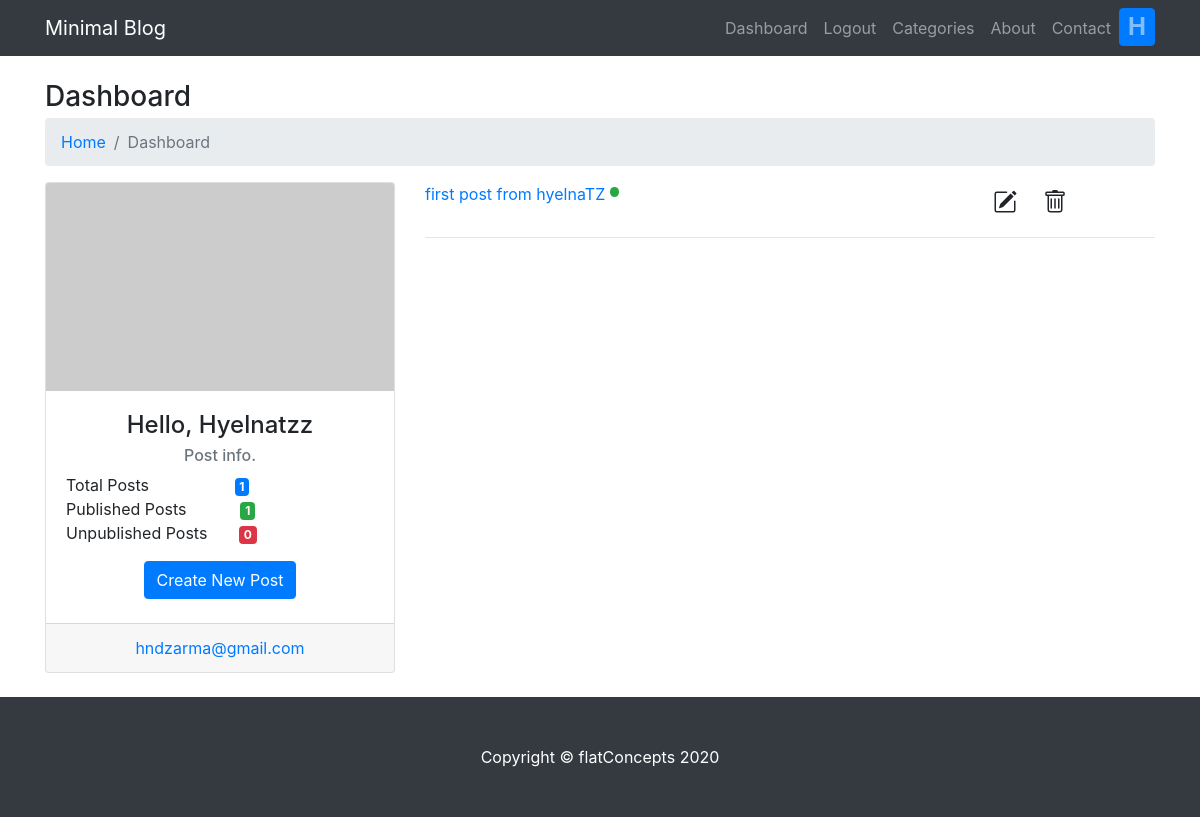
Screenshot of /user/ (signed in) with the database file from the repository.
### models.py (models this page shows, shortened)
class User(db.Model, UserMixin):
    __tablename__ = 'users'
    id = db.Column(db.Integer,
                   primary_key=True)
    username = db.Column(db.String(20),
                         nullable=False,
                         unique=True)
    email = db.Column(db.String(40),
                      unique=True,
                      nullable=False)
    full_name = db.Column(db.String(100),
                          unique=False,
                          nullable=False)
    dob = db.Column(db.String,
                          unique=False,
                          nullable=False)
    bio = db.Column(db.String(500),
                          unique=False,
                          nullable=False)
    password = db.Column(db.String(200),
                         unique=False,
                         nullable=False)
    date_registered = db.Column(db.String,
                                nullable = False,
                                default=datetime.now())
    posts = db.relationship('Post', backref=db.backref('author'))

class Post(db.Model, UserMixin):
    __tablename__ = 'post'
    id = db.Column(db.Integer,
                   primary_key=True)
    title = db.Column(db.String(200),
                      nullable=False,
                      unique=False)
    subtitle = db.Column(db.String(200),
                         unique=False,
                         nullable=True)
    body = db.Column(db.Text,
                     unique=False,
                     nullable=False)
    date_created = db.Column(db.String,
                             nullable=False,
                             default=datetime.now())
    tags = db.Column(db.String(50),
                     unique=False,
                     nullable=True)
    author_id = db.Column(db.Integer,
                          db.ForeignKey('users.id'),
                          nullable=False)
    category_id = db.Column(db.Integer,
                            db.ForeignKey('categories.id'),
                            nullable=False)
    published = db.Column(db.Boolean, default=False, nullable=False)

### app.py (the view)
@app.route('/user/')
@login_required
def userDashboard():
    user_posts = current_user.posts
    total_posts = len(user_posts)
    published_posts = len([i for i in user_posts if i.published == 1])
    unpublished_posts = len([i for i in user_posts if i.published == 0])
    return render_template('dashboard.html', user= current_user, posts=user_posts, total_posts=total_posts, published_posts=published_posts, unpublished_posts = unpublished_posts)

### app.py (called while the page is built)
@login_manager.user_loader
def load(user_id):
    return User.query.get(int(user_id))

### templates/dashboard.html (shortened to what this page needs)
{% extends 'base.html' %}
{% block content %}
 <div class="container mb-4">
     <h3 class="mt-4 mb-1">Dashboard
     </h3>
     <ol class="breadcrumb">
         <li class="breadcrumb-item">
             <a href="index.html">Home</a>
         </li>
         <li class="breadcrumb-item active">Dashboard</li>
     </ol>
     <div class="row">
         <div class="col-md-4">
            <div class="card h-100 text-center">
                <img class="card-img-top" src="http://placehold.it/750x450" alt="">
                <div class="card-body">
                    <h4 class="card-title">Hello, {{ user.username | capitalize}}</h4>
                    <h6 class="card-subtitle mb-2 text-muted">Post info.</h6>
                    <p class="card-text text-left"> Total Posts &nbsp; &nbsp; &nbsp; &nbsp; &nbsp; &nbsp; &nbsp; &nbsp; &nbsp; <span
                                            class="badge badge-primary">
                                            {{ total_posts }}</span><br>
                                            Published Posts &nbsp; &nbsp; &nbsp; &nbsp; &nbsp; &nbsp;<span
                                                class="badge badge-success">{{ published_posts }}</span><br>
                                            Unpublished Posts &nbsp; &nbsp; &nbsp; <span
                                                class="badge badge-danger">{{ unpublished_posts }}</span>
                    </p>
                    <a href="/post/new" class="btn btn-primary mb-1"> Create New Post</a>
                </div>
                <div class="card-footer">
                    <a href="#">{{ user.email }}</a>
                </div>
            </div>
         </div>
         <div class="col-md-8">
             {% for post in posts %}
                 <div class="row">
                     <div class="col-md-9">
                        <a href="/post/{{ post.id }}"> {{ post.title }}</a>
                        {% if post.published %}
                            <span class="badge badge-success" style="border-radius: 50%; height: 10px; width: 4px;">&nbsp;</span>
                        {% else %}
                            <span class="badge badge-danger" style="border-radius: 50%; height: 10px; width: 4px;">&nbsp;</span>
                        {% endif %}
                     </div>
                     <div class="col-md-3">
                         <div class="row">
                            <div class="col-xs-6">
                                <a href="/post/edit/{{post.id}}" class="btn">
                                </a>
                            </div>
                            <div class="col-xs-6">
                                <a href="" class="btn">
                                </a>
                            </div>
                         </div>
                     </div>
                 </div>
                <hr>
             {% endfor %}
         </div>
     </div>
</div>
{% endblock %}

### templates/navigation.html (shortened to what this page needs)
    <nav class="navbar fixed-top navbar-expand-lg navbar-dark bg-dark fixed-top">
        <div class="container">
            <a class="navbar-brand" href="{{url_for('index')}}">Minimal Blog</a>
            <div class="collapse navbar-collapse" id="navbarResponsive">
                <ul class="navbar-nav ml-auto">
                    {% if current_user.is_anonymous %}
                        <li class="nav-item">
                            <a class="nav-link" href="/login">Login</a>
                        </li>
                    {% else %}
                      <li class="nav-item">
                          <a class="nav-link" href="{{url_for('userDashboard')}}">Dashboard</a>
                      </li>
                        <li class="nav-item">
                            <a class="nav-link" href="/logout">Logout</a>
                      </li>
                    {% endif %}
                    <li class="nav-item">
                        <a class="nav-link" href="/categories">Categories</a>
                    </li>
                    <li class="nav-item">
                        <a class="nav-link" href="about.html">About</a>
                    </li>
                    <li class="nav-item">
                        <a class="nav-link" href="contact.html">Contact</a>
                    </li>
                    {% if current_user.is_authenticated %}
                     <li class="nav-item">
                         <a class="nav-link btn btn-primary" href="{{url_for('userDashboard')}}" style="font-size: x-large; font-weight: bold; padding-top: 0px; padding-bottom: 0px;">{{ current_user.username[0] | capitalize }}</a>
                     </li>
                    {% endif %}
                </ul>
            </div>
        </div>
    </nav>

### static/css/main.css (style rules this page uses)
body { padding-top: 56px; }

### rows the page displays
User: username "H", username "Hyelnatzz", email "hndzarma@gmail.com"
Post: title "first post from hyelnaTZ", published True (drawn)

### other values shown
{{ total_posts }} "1"
{{ published_posts }} "1"
{{ unpublished_posts }} "0"
